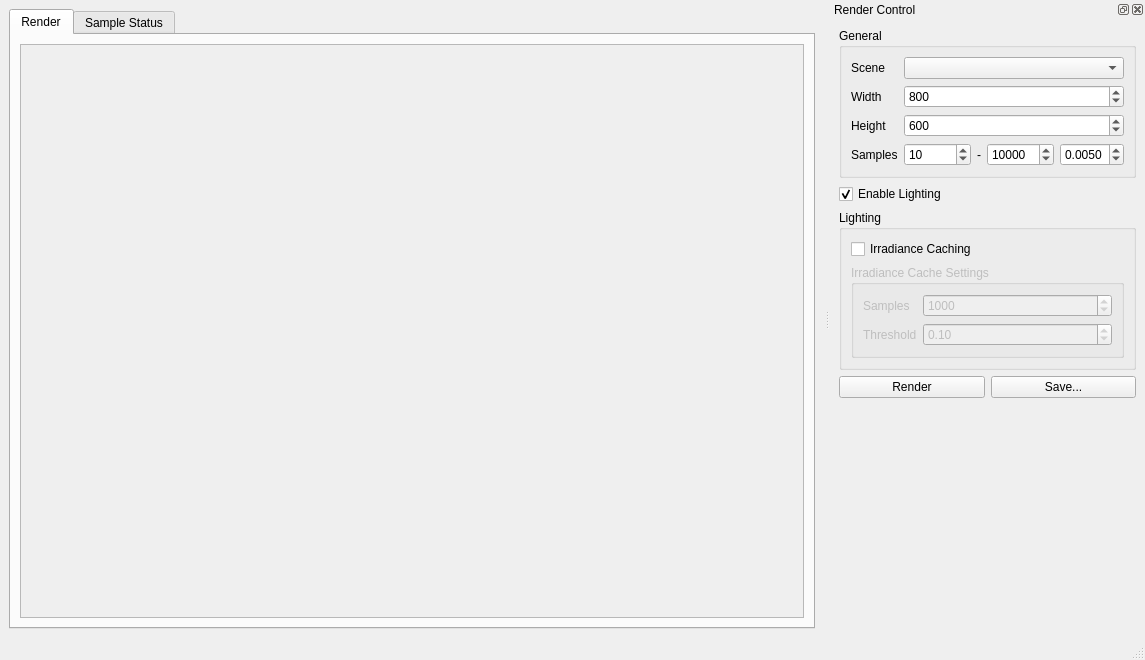
<?xml version="1.0" encoding="UTF-8"?>
<ui version="4.0">
 <class>MainWindow</class>
 <widget class="QMainWindow" name="MainWindow">
  <property name="geometry">
   <rect>
    <x>0</x>
    <y>0</y>
    <width>1145</width>
    <height>660</height>
   </rect>
  </property>
  <property name="windowTitle">
   <string>MainWindow</string>
  </property>
  <widget class="QWidget" name="centralwidget">
   <property name="sizePolicy">
    <sizepolicy hsizetype="Preferred" vsizetype="Preferred">
     <horstretch>0</horstretch>
     <verstretch>0</verstretch>
    </sizepolicy>
   </property>
   <layout class="QVBoxLayout" name="verticalLayout">
    <item>
     <widget class="QTabWidget" name="tabWidget">
      <property name="currentIndex">
       <number>0</number>
      </property>
      <widget class="QWidget" name="tab">
       <attribute name="title">
        <string>Render</string>
       </attribute>
       <layout class="QVBoxLayout" name="verticalLayout_5">
        <item>
         <widget class="QScrollArea" name="scrollArea">
          <property name="widgetResizable">
           <bool>true</bool>
          </property>
          <widget class="QWidget" name="scrollAreaWidgetContents">
           <property name="geometry">
            <rect>
             <x>0</x>
             <y>0</y>
             <width>796</width>
             <height>552</height>
            </rect>
           </property>
           <layout class="QVBoxLayout" name="verticalLayout_3">
            <item alignment="Qt::AlignLeft|Qt::AlignTop">
             <widget class="QLabel" name="renderView">
              <property name="sizePolicy">
               <sizepolicy hsizetype="Fixed" vsizetype="Fixed">
                <horstretch>0</horstretch>
                <verstretch>0</verstretch>
               </sizepolicy>
              </property>
              <property name="text">
               <string/>
              </property>
             </widget>
            </item>
           </layout>
          </widget>
         </widget>
        </item>
       </layout>
      </widget>
      <widget class="QWidget" name="tab_2">
       <attribute name="title">
        <string>Sample Status</string>
       </attribute>
       <layout class="QVBoxLayout" name="verticalLayout_6">
        <item>
         <widget class="QScrollArea" name="scrollArea_2">
          <property name="widgetResizable">
           <bool>true</bool>
          </property>
          <widget class="QWidget" name="scrollAreaWidgetContents_2">
           <property name="geometry">
            <rect>
             <x>0</x>
             <y>0</y>
             <width>796</width>
             <height>552</height>
            </rect>
           </property>
           <layout class="QVBoxLayout" name="verticalLayout_7">
            <item>
             <widget class="QLabel" name="sampleStatusView">
              <property name="text">
               <string/>
              </property>
             </widget>
            </item>
           </layout>
          </widget>
         </widget>
        </item>
       </layout>
      </widget>
     </widget>
    </item>
   </layout>
  </widget>
  <widget class="QMenuBar" name="menubar">
   <property name="geometry">
    <rect>
     <x>0</x>
     <y>0</y>
     <width>1145</width>
     <height>21</height>
    </rect>
   </property>
  </widget>
  <widget class="QStatusBar" name="statusbar"/>
  <widget class="QDockWidget" name="renderControl">
   <property name="windowTitle">
    <string>Render Control</string>
   </property>
   <attribute name="dockWidgetArea">
    <number>2</number>
   </attribute>
   <widget class="QWidget" name="dockWidgetContents">
    <layout class="QVBoxLayout" name="verticalLayout_2">
     <item>
      <widget class="QGroupBox" name="groupGeneral">
       <property name="title">
        <string>General</string>
       </property>
       <layout class="QFormLayout" name="formLayout">
        <item row="1" column="0">
         <widget class="QLabel" name="label">
          <property name="text">
           <string>Width</string>
          </property>
         </widget>
        </item>
        <item row="1" column="1">
         <widget class="QSpinBox" name="width">
          <property name="maximum">
           <number>10000</number>
          </property>
          <property name="value">
           <number>800</number>
          </property>
         </widget>
        </item>
        <item row="2" column="0">
         <widget class="QLabel" name="label_2">
          <property name="text">
           <string>Height</string>
          </property>
         </widget>
        </item>
        <item row="2" column="1">
         <widget class="QSpinBox" name="height">
          <property name="maximum">
           <number>10000</number>
          </property>
          <property name="value">
           <number>600</number>
          </property>
          <property name="displayIntegerBase">
           <number>10</number>
          </property>
         </widget>
        </item>
        <item row="3" column="0">
         <widget class="QLabel" name="label_3">
          <property name="text">
           <string>Samples</string>
          </property>
         </widget>
        </item>
        <item row="3" column="1">
         <layout class="QHBoxLayout" name="horizontalLayout">
          <item>
           <widget class="QSpinBox" name="samplesMin">
            <property name="maximum">
             <number>1000000</number>
            </property>
            <property name="value">
             <number>10</number>
            </property>
           </widget>
          </item>
          <item>
           <widget class="QLabel" name="label_7">
            <property name="sizePolicy">
             <sizepolicy hsizetype="Fixed" vsizetype="Preferred">
              <horstretch>0</horstretch>
              <verstretch>0</verstretch>
             </sizepolicy>
            </property>
            <property name="text">
             <string>-</string>
            </property>
           </widget>
          </item>
          <item>
           <widget class="QSpinBox" name="samplesMax">
            <property name="maximum">
             <number>1000000</number>
            </property>
            <property name="value">
             <number>10000</number>
            </property>
            <property name="displayIntegerBase">
             <number>10</number>
            </property>
           </widget>
          </item>
          <item>
           <widget class="QDoubleSpinBox" name="samplesThreshold">
            <property name="decimals">
             <number>4</number>
            </property>
            <property name="maximum">
             <double>1.000000000000000</double>
            </property>
            <property name="singleStep">
             <double>0.000100000000000</double>
            </property>
            <property name="value">
             <double>0.005000000000000</double>
            </property>
           </widget>
          </item>
         </layout>
        </item>
        <item row="0" column="1">
         <widget class="QComboBox" name="scene"/>
        </item>
        <item row="0" column="0">
         <widget class="QLabel" name="label_4">
          <property name="text">
           <string>Scene</string>
          </property>
         </widget>
        </item>
       </layout>
      </widget>
     </item>
     <item>
      <widget class="QCheckBox" name="enableLighting">
       <property name="text">
        <string>Enable Lighting</string>
       </property>
       <property name="checked">
        <bool>true</bool>
       </property>
      </widget>
     </item>
     <item>
      <widget class="QGroupBox" name="groupLighting">
       <property name="title">
        <string>Lighting</string>
       </property>
       <layout class="QVBoxLayout" name="verticalLayout_4">
        <item>
         <widget class="QCheckBox" name="indirectIrradianceCaching">
          <property name="text">
           <string>Irradiance Caching</string>
          </property>
         </widget>
        </item>
        <item>
         <widget class="QGroupBox" name="groupIrradianceCaching">
          <property name="enabled">
           <bool>false</bool>
          </property>
          <property name="title">
           <string>Irradiance Cache Settings</string>
          </property>
          <layout class="QFormLayout" name="formLayout_3">
           <item row="0" column="0">
            <widget class="QLabel" name="label_5">
             <property name="text">
              <string>Samples</string>
             </property>
            </widget>
           </item>
           <item row="0" column="1">
            <widget class="QSpinBox" name="irradianceCachingSamples">
             <property name="maximum">
              <number>1000000</number>
             </property>
             <property name="value">
              <number>1000</number>
             </property>
            </widget>
           </item>
           <item row="1" column="0">
            <widget class="QLabel" name="label_6">
             <property name="text">
              <string>Threshold</string>
             </property>
            </widget>
           </item>
           <item row="1" column="1">
            <widget class="QDoubleSpinBox" name="irradianceCachingThreshold">
             <property name="maximum">
              <double>1.000000000000000</double>
             </property>
             <property name="singleStep">
              <double>0.010000000000000</double>
             </property>
             <property name="value">
              <double>0.100000000000000</double>
             </property>
            </widget>
           </item>
          </layout>
         </widget>
        </item>
       </layout>
      </widget>
     </item>
     <item>
      <layout class="QHBoxLayout" name="horizontalLayout_3">
       <item>
        <widget class="QPushButton" name="render">
         <property name="text">
          <string>Render</string>
         </property>
        </widget>
       </item>
       <item>
        <widget class="QPushButton" name="save">
         <property name="text">
          <string>Save...</string>
         </property>
        </widget>
       </item>
      </layout>
     </item>
     <item>
      <spacer name="verticalSpacer">
       <property name="orientation">
        <enum>Qt::Vertical</enum>
       </property>
       <property name="sizeHint" stdset="0">
        <size>
         <width>20</width>
         <height>40</height>
        </size>
       </property>
      </spacer>
     </item>
    </layout>
   </widget>
  </widget>
 </widget>
 <resources/>
 <connections/>
</ui>
